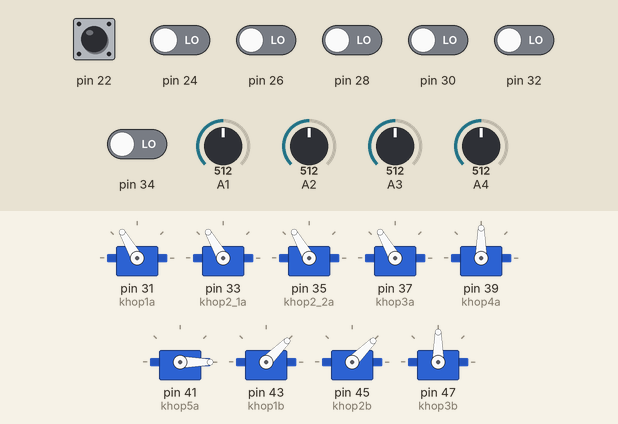
Simulated run of this sketch. Board: Arduino Mega 2560, built with avr-gcc and run on an emulated ATmega2560. Shown: 9 × servo. The test bench sets the inputs (shaded band); at power-on: pin 22 HIGH, pin 24, pin 26, pin 28, pin 30, pin 32, pin 34 LOW, A3 = 512, A4 = 512, A1 = 512, A2 = 512.

Above: at 1.2 s.
1.3 s: A3 set to 411
2.8 s: A3 set to 386
At 5.2 s:
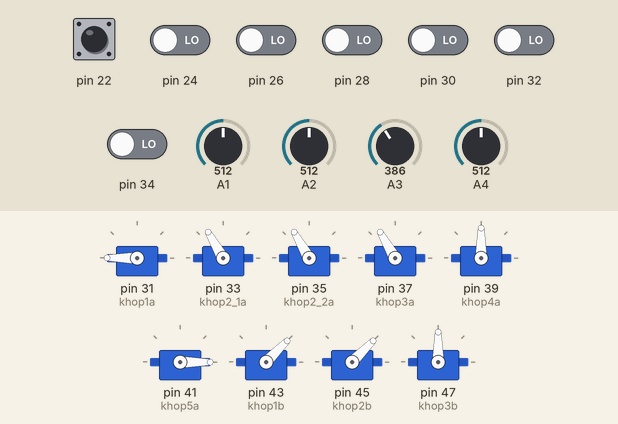
5.8 s: A4 set to 413
7.3 s: A4 set to 392
At 10.08 s:
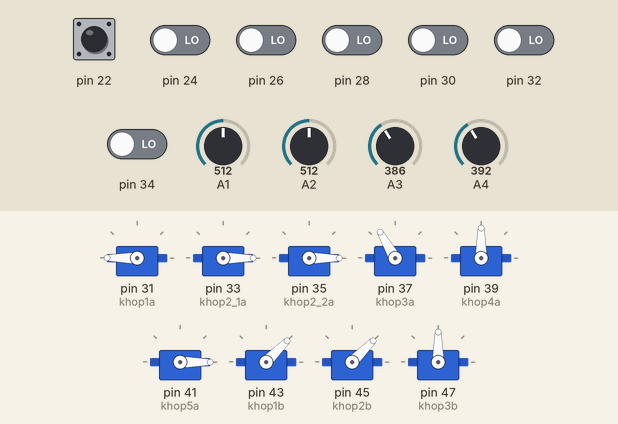
10.3 s: A1 set to 390
At 11.0 s:
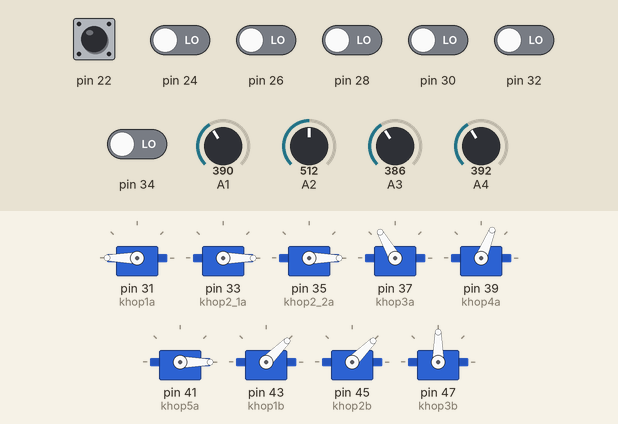
11.8 s: A2 set to 390
At 12.3 s:
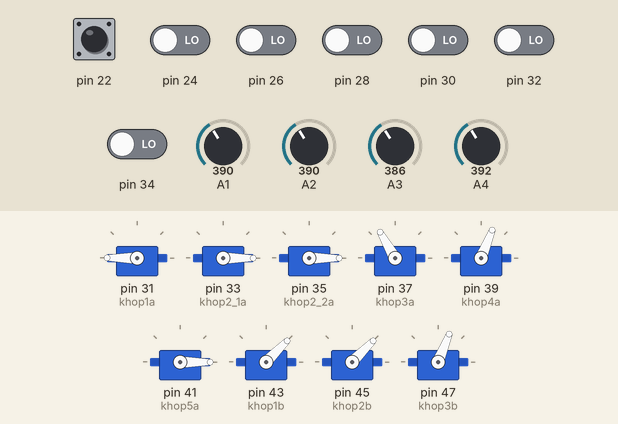
Timing chart, 0 to 14.3 s (numbered marks = the images above; inputs shaded):
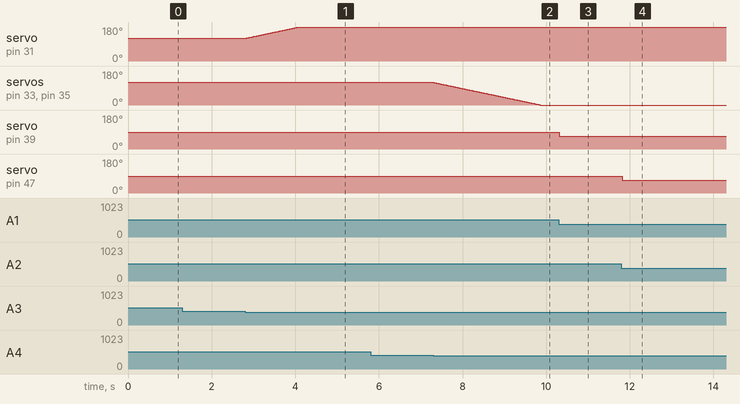

The sketch:

MyProject.ino
```cpp
#include <Servo.h>
Servo khop1a, khop2_1a, khop2_2a, khop3a, khop4a, khop5a, khop1b, khop2b, khop3b;

const byte spd = 1; // speed

int btn1, btn2, btn3, btn4, btn5, btn6, swt, sensor1, sensor2, x, y, temp3, temp4;
void setup()
{
  //Serial.begin(9600);
  for (int i = 22; i <= 34; i++)
    if (i % 2 == 0) pinMode(i, INPUT);
  digitalWrite(22, HIGH); // Swtich

  khop1a.attach(31);
  khop2_1a.attach(33);
  khop2_2a.attach(35);
  khop3a.attach(37);
  khop4a.attach(39);
  khop5a.attach(41);
  khop1b.attach(43);
  khop2b.attach(45);
  khop3b.attach(47);

  khop1a.write(120);
  khop2_1a.write(120);
  khop2_2a.write(120);
  khop3a.write(120);
  khop4a.write(45);
  khop5a.write(40);
  khop1b.write(45);
  khop2b.write(45);
  khop3b.write(45);
}


void loop()
{
     swt = digitalRead(22);
     btn1 = digitalRead(24);
     btn2 = digitalRead(26);
     btn3 = digitalRead(28);
     btn4 = digitalRead(30);
     btn5 = digitalRead(32);
     btn6 = digitalRead(34);
     sensor1 = analogRead(A1);
     sensor2 = analogRead(A2);
     temp3 = analogRead(A3);
     temp4 = analogRead(A4);
     //getData(); // show temperature and humidity on LCD
    //read_Control; // read buttons and sensors;
    //Processing(); // x, y, map A1 A2;

    sensor1 = map(sensor1, 0, 1023, 0, 180);
    sensor2 = map(sensor2, 0, 1023, 0, 180);
    if (temp3 < 400) x = 0; else if (temp3 > 600) x = 2; else  x= 1;
    if (temp4 < 400) y = 0; else if (temp4 > 700) y = 2; else  y = 1;
    if (swt == 1) khop5a.write(0); else khop5a.write(50);
    if (btn1 == 1) khop3a.write(khop3a.read()-spd); else khop3a.write(khop3a.read());
    if (btn2 == 1) khop3a.write(khop3a.read()+spd); else khop3a.write(khop3a.read());
    if (x == 1) khop1a.write(khop1a.read()); else if (x == 0) khop1a.write(khop1a.read()+spd); else if (x == 2) khop1a.write(khop1a.read()-spd);
    if (y == 1)
      {
        khop2_1a.write(khop2_1a.read());
        khop2_2a.write(khop2_2a.read());
      }
     else if (y == 2) {
        khop2_1a.write(khop2_1a.read()+spd);
        khop2_2a.write(khop2_2a.read()+spd);
     }
     else if (y == 0) {
        khop2_1a.write(khop2_1a.read()-spd);
        khop2_2a.write(khop2_2a.read()-spd);
     }

     if (btn5 == 1) khop1b.write(khop1b.read()-spd); else khop1b.write(khop1b.read());
     if (btn4 == 1) khop1b.write(khop1b.read()+spd); else khop1b.write(khop1b.read());
//
     if (btn6 == 1) khop2b.write(khop2b.read()-spd); else khop2b.write(khop2b.read());
     if (btn3 == 1) khop2b.write(khop2b.read()+spd); else khop2b.write(khop2b.read());
     khop3b.write(sensor2);
     khop4a.write(sensor1);
    //testSerial();
    delay(20);
}


void testSerial(){
      Serial.print(digitalRead(22)); Serial.print("\t");
      Serial.print(digitalRead(24)); Serial.print("\t");
      Serial.print(digitalRead(26)); Serial.print("\t");
      Serial.print(digitalRead(28)); Serial.print("\t");
      Serial.print(digitalRead(30)); Serial.print("\t");
      Serial.print(digitalRead(32)); Serial.print("\t");
      Serial.print(digitalRead(34)); Serial.print("\t");
      Serial.print(analogRead(A1)); Serial.print("\t");
      Serial.print(analogRead(A2)); Serial.print("\t");
      Serial.print(analogRead(A3)); Serial.print("\t");
      Serial.print(analogRead(A4)); Serial.print("\t");
      Serial.println();
      delay(300);
}
```

Measured:
- the behaviour switches between 400 and 399 on A3 (found by bisection; images 0 and 1)
- the behaviour switches between 400 and 399 on A4 (found by bisection; images 1 and 2)
- after the input at 1.3 s, every drawn part: stays the same
- after the input at 2.8 s, servo on pin 31 (khop1a): moves from 120° to 180° over 1.3 s, starting at once
- after the input at 5.8 s, every drawn part: stays the same
- after the input at 7.3 s, servo on pin 33 (khop2_1a), servo on pin 35 (khop2_2a): moves from 120° to 0° over 2.6 s, starting at once
- after the input at 10.3 s, servo on pin 39 (khop4a): 90° → 68° at once
- after the input at 11.8 s, servo on pin 47 (khop3b): 90° → 68° at once
